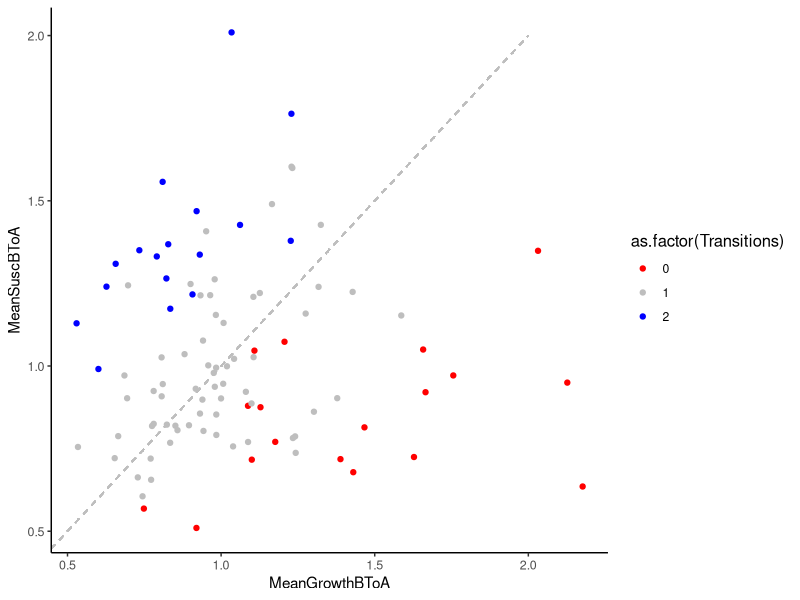
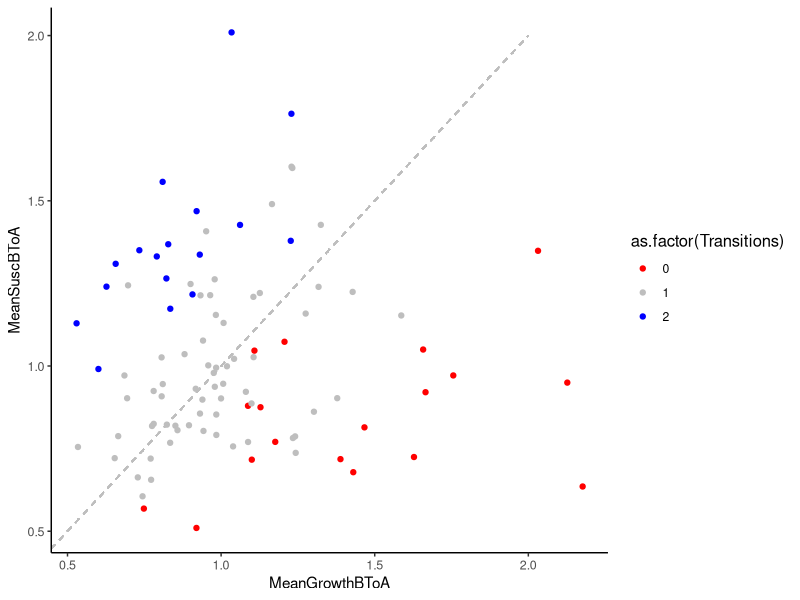

Here is the R script that generated these plots, in order:
library(deSolve)
library (ggplot2)
library(viridis)
library(reshape2)

#FUNCTIONS
  Nspecies = 20 #number of species in the community. Used in the function definitions below to create matrices and vectors accordingly.
  
  #Species growth rates 
  GrowthRates <- function(gr){
    r = runif(Nspecies) #random growth rate for each species
    return (r)
  }
  
  #Antibiotic susceptibilities
  Susceptibilities <- function(dMax){
    Susc = dMax* runif(Nspecies)
    return (Susc)
  }
  
  #Carrying capacities
  Kapacities <- function(KMax, Nspecies){
    Kap = KMax* runif(Nspecies) #random carrying capacities (below there is an option to consider normalized carrying capacities)
    return (Kap)
  }
  
  #Species Interactions
  ComMatrix <- function (mu, Nspecies, Ks){
    A = matrix( 2*mu*runif(Nspecies^2), nrow = Nspecies, ncol = Nspecies, byrow = TRUE) #Interaction matrix from uniform distribution with mean interaction 'mu'
    # bias the interaction matrix to have two antagonistic groups
    for (i in 1:Nspecies){
      for (j in 1:Nspecies){
        if (i< (1+Nspecies/2) & j < (1+Nspecies/2)) {
          A[i,j] = mu*runif (1) / Ks[i]   # Weak interactions within Group A
        }else{
          if (i > (Nspecies/2) & j > (Nspecies/2)) {
            A[i,j] = mu*runif (1) / Ks[i]  # Weak interactions within Group B
          }
          else{
            A[i,j] = mu+mu*runif (1) / Ks[i]  # Strong competition between Group A and B
          }
          
        }
      }
    }
    
    for (i in 1:Nspecies) {A[i,i]= 1.0 / Ks[i]}
    return (A)
  }
  
  #Dispersal
  Dispersal <- function (dd){ 
    D = runif(Nspecies)
    D[] = dd #case in which dispersal is a constant equal for all species
    return(D)
  }
  
  # Initial Species Abundances
  init <- runif(Nspecies) #create a vector for initial species abundances
  #use InitA to begin near the stable state dominated by group A
  InitA <- function (Nspecies) {  #starting from high abundance of group A, looking for Stable State A
    for (i in 1:Nspecies){
      if (i< (1+Nspecies/2) ){
        init[i]= 0.1  
      }else{
        init[i]= 0.001
      }
    }
    return (init[]) 
  }
  #use InitB to begin near the stable state dominated by group B
  InitB <- function(Nspecies){
    for (i in 1:Nspecies){
      if (i> (Nspecies/2) ){ #starting from high abundance of group B, looking for Stable State B
        init[i]= 0.1  
      }else{
        init[i]= 0.001
      }
    }
    return (init[]) 
  }
  
  #To numerically solve the LV model with dispersal and temporary exposure to antibiotics
  multi <- function(t, n, parms) {
    with(as.list(c(n,parms)),{
      if (t >= ShockTi &  t < (ShockTi+24)){
        delta <- Susc[]
      }else{
        delta <- 0
      }
      dn <- r * n * (1 - (A %*% n)) + D - delta*n 
      return(list(c(dn)))
    })
  }
  

#PARAMETER VALUES
  times <- seq(from = 0, to = 2000, by = 1) #time range with time step for the output of the numerical integration
  deltaMax = 1.0 #maximum antibiotic associated death rate
  D = Dispersal(10^(-3))
  mu <- 0.2 #maximum interaction strength within groups (or minimum between groups)
  Kmax <- 1.0 #maximum value in the distribution of carrying capacities
  
#RUN MULTIPLE SIMULATIONS
  Nsims <- 100 #number of simulated communities
  #prepare data frames to store the data
  AltStateA <- data.frame(matrix(ncol=2, nrow= Nsims)) #reports if State A can stably dominate the community
  AltStateB <- data.frame(matrix(ncol=2, nrow= Nsims)) #reports if State B can stably dominate the community
  colnames(AltStateA)= c('InitA', 'InitB')
  colnames(AltStateB)= c('InitA', 'InitB')
  
  ShockToA <- data.frame(matrix(ncol=12, nrow= 1))  #reports if State A is resilient to antibiotic exposure
  ShockToB <- data.frame(matrix(ncol=12, nrow= 1))  #reports if State B is resilient to antibiotic exposure
  
  AltStateA[,]= 0
  AltStateB[,]= 0
  ShockToA[,]= 0
  ShockToB[,]= 0
  
  colnames(ShockToA)= c('ShockToA','ShockToB', 'r1', 'r11', 'Susc1', 'Susc11', 'MeanRGroupA','MeanRGroupB','MeanSuscA','MeanSuscB','MeanKA', 'MeanKB')
  colnames(ShockToB)= c('ShockToA','ShockToB', 'r1', 'r11', 'Susc1', 'Susc11', 'MeanRGroupA','MeanRGroupB','MeanSuscA','MeanSuscB','MeanKA', 'MeanKB')
  
  CountAltStates <- c() #to track which communities display bistability
  
  Communities = data.frame(matrix(ncol=(4+Nspecies), nrow= (Nspecies*Nsims))) #store community matrices, growth rates, susceptibilities and carrying capacities of all the simulated communities
  colnames(Communities)= c('Species', 1:Nspecies,'GrowthRate','Susceptibility','CarryingCapacity') 
  
  #'for' loop to explore bistability and resilience
  for (w in 1:Nsims){
    print(w) #just to report iteration number in the for loop
    r = GrowthRates(1.0) #set random growth rates for this community
    Ks <- Kapacities(Kmax, Nspecies) #set carrying capacities for these communities
    Ks[] <- 1.0 #comment this line if exploring the case for non-normalized carrying capacities
    A = ComMatrix(mu, Nspecies, Ks) #set the interaction matrix
    Susc = Susceptibilities(deltaMax) #set random susceptibilities
    
    Communities[(1+(w-1)*20):(20+(w-1)*20),1] = c(1:Nspecies) # Communities[] saves the data of each simulated interaction matrix, with associated growth rates and death rates
    Communities[(1+(w-1)*20):(20+(w-1)*20),2:21] = A
    Communities[(1+(w-1)*20):(20+(w-1)*20),22] = r[]
    Communities[(1+(w-1)*20):(20+(w-1)*20),23] = Susc[]
    Communities[(1+(w-1)*20):(20+(w-1)*20),24] = Ks[]
    #first we assess if this community is bistable (no antibitotic exposure)
    ShockT = 15000 #set the time to start of antibiotic exposure anytime after the end of the simulation so that the community is not exposed to the antibiotic  
    #list of parameter values
    parameters <- list(r=r,A=A, D=D, Susc=Susc, ShockTi = ShockT)
    
    #Evaluate stability of State A
    init <- InitA(Nspecies)
    out <- ode(y = init, times = times, func = multi, parms = parameters, method = 'ode45') #numerically solves the modified LV equations
    AbundanceGroupA = mean(c(out[nrow(out),2:11])) #mean final abundance of Group A species
    AbundanceGroupB = mean(c(out[nrow(out),12:21]))
    if (AbundanceGroupA > 0.1) {AltStateA[w,1] = 1} # records the (boolean) outcome for Group A 
    if (AbundanceGroupB > 0.1) {AltStateB[w,1] = 1} #records the (boolean) outcome for Group B
    
    #Run Stable State 2
    init <- InitB(Nspecies)
    out <- ode(y = init, times = times, func = multi, parms = parameters, method = 'ode45')
    AbundanceGroupA = mean(c(out[nrow(out),2:11])) #mean final abundance of Group A species
    AbundanceGroupB = mean(c(out[nrow(out),12:21]))
    if (AbundanceGroupA > 0.1) {AltStateA[w,2] = 1}  # records the (boolean) outcome for Group A 
    if (AbundanceGroupB > 0.1) {AltStateB[w,2] = 1}  # records the (boolean) outcome for Group A 
    
    
    # Apply perturbations ONLY TO COMMUNITIES EXHIBITING BISTABILITY
     if (AltStateA[w,1] != AltStateA[w,2]) {
       CountAltStates <- c(CountAltStates, w) #if the community is bistable, add it to this list
       ShockT = 1000 #antibiotic exposure begins at t=1000 hr
       parameters <- list(r=r,A=A, D=D, Susc=Susc, ShockTi = ShockT)
       #begin simulation in stable state A
       init <- InitA(Nspecies)
       out <- ode(y = init, times = times, func = multi, parms = parameters, method = 'ode45') #numerically solves the LV equations
       AbundanceGroupA = mean(c(out[nrow(out),2:11])) #mean final abundance of Group A species
       AbundanceGroupB = mean(c(out[nrow(out),12:21]))
       if (AbundanceGroupA > 0.1) {ShockToA[length(CountAltStates),1] = 1} # records the outcome for State A
       if (AbundanceGroupB > 0.1) {ShockToB[length(CountAltStates),1] = 1} #records the outcome for State B
       #begin simulation in stable state B
       init <- InitB(Nspecies)
       out <- ode(y = init, times = times, func = multi, parms = parameters, method = 'ode45')
       AbundanceGroupA = mean(c(out[nrow(out),2:11])) #mean final abundance of Group A species
       AbundanceGroupB = mean(c(out[nrow(out),12:21]))
       if (AbundanceGroupA > 0.1) {ShockToA[length(CountAltStates),2] = 1} 
       if (AbundanceGroupB > 0.1) {ShockToB[length(CountAltStates),2] = 1} 
       
       ShockToA[length(CountAltStates),3] = r[1] # stores the growth rate of species 1 (not needed, but useful if we would like to explore specific parameter values to this particular species in group A)
       ShockToA[length(CountAltStates),4] = r[11]# stores the growth rate of species 11 (not needed, but useful if we would like to explore specific parameter values to this particular species in group B)
       ShockToA[length(CountAltStates),5] = Susc[1] # stores the susceptibility of species 1
       ShockToA[length(CountAltStates),6] = Susc[11] # stores the susceptibility of species 11     
       ShockToA[length(CountAltStates),7] = mean(r[1:10])
       ShockToA[length(CountAltStates),8] = mean(r[11:20])
       ShockToA[length(CountAltStates),9] = mean(Susc[1:10])
       ShockToA[length(CountAltStates),10] = mean(Susc[11:20])
       }
   }
  
  ShockToA[is.na(ShockToA[,1]),1] = 0 # Change NA values to 0
  ShockToA[is.na(ShockToA[,2]),2] = 0 

  #export the results (ShockToA is the output that contains more information and will be used for plotting)
  write.csv(ShockToA,paste('mu-',mu, '-Kmax-Rmax-deltaMax-', deltaMax,'-D-', D[1],'-ShockToA.csv'), row.names = FALSE)
  write.csv(ShockToB,paste('mu-',mu, '-Kmax-Rmax-deltaMax-', deltaMax,'-D-', D[1],'-ShockToB.csv'), row.names = FALSE)
  write.csv(AltStateA,paste('mu-',mu, '-Kmax-Rmax-deltaMax-', deltaMax,'-D-', D[1],'-AltStateA.csv'), row.names = FALSE)
  write.csv(AltStateB,paste('mu-',mu, '-Kmax-Rmax-deltaMax-', deltaMax,'-D-', D[1],'-AltStateB.csv'), row.names = FALSE)
  write.csv(Communities,paste('mu-',mu, '-Kmax-Rmax-deltaMax-', deltaMax,'-D-', D[1],'-Communities.csv'), row.names = FALSE)
  
  ShockToA[11]= ShockToA[4]/ShockToA[3] # r11/r1 (growth rate ratio between species 11 and 1)
  ShockToA[12]= ShockToA[6]/ShockToA[5] # delta11/delta1
  ShockToA[13]= ShockToA[8]/ShockToA[7] # (mean growth rate in B) / (mean growth rate in A)
  ShockToA[14]= ShockToA[10]/ShockToA[9] # mean(susceptibilityB)/mean(susceptibilityA)
  
  # report result as: transition to A = '2', no transition (or transition in both cases) = '1', or transition to B '0'
  ShockToA[15]= ShockToA[1] + ShockToA[2] #if this quantity =1 it can mean either no transitions, or transitions in both directions (this case was not found in the data generating Fig S_15)
  for (i in 1:nrow(ShockToA)){
    if (ShockToA[i,15] == 1){
      if(ShockToA[i,1] == 0) {print(c('ACHTUNG: a transition in both directions!'))} #reports the strange case of a transition in both directions
    }     
  }
  ShockToA[,15] = as.integer(ShockToA[,15])
  colnames(ShockToA)[11:15] = c('GrowthRatioFocals','SuscRatioFocals','MeanGrowthBToA','MeanSuscBToA', 'Transitions')
  
  #Plot as function of the ratios for average growth rates and average susceptibilities of the two groups
  ploti <- ggplot(data=ShockToA, aes(x= MeanGrowthBToA, y = MeanSuscBToA, color=as.factor(Transitions), fill=as.factor(Transitions)))#, group= interaction(variable), color= interaction (variable)))#, fill = Replicate))
  background <- theme_bw() + theme ( panel.grid.minor=element_blank(), panel.grid.major=element_blank(), axis.line= element_line(colour="black"), panel.border = element_blank (), axis.text=element_text(size=9), axis.title=element_text(size=11), title=element_text(size=12)) #, axis.title.x=element_blank() )
  colores <- scale_color_manual(values = c("red", "gray", "blue"))
  puntos = geom_point()
  rast <- geom_tile(aes(fill = Transitions))
  titulos <- labs(title=expression(paste("")), x=expression(paste("Time")), y=expression(paste("Abundance")))
  slope45 <- geom_segment(x = 0, y = 0, xend = 2, yend = 2, linetype="dashed", color = "gray")
  plotii = ploti + background + puntos + colores + slope45 #+ horz + vert# + xscale + yscale
  plotii
  
  #export the plot
  pdf(paste(  "Resilience of bistable communities", ".pdf"), width=8, height=6)
  print(plotii)
  dev.off()
  
  
  

  
